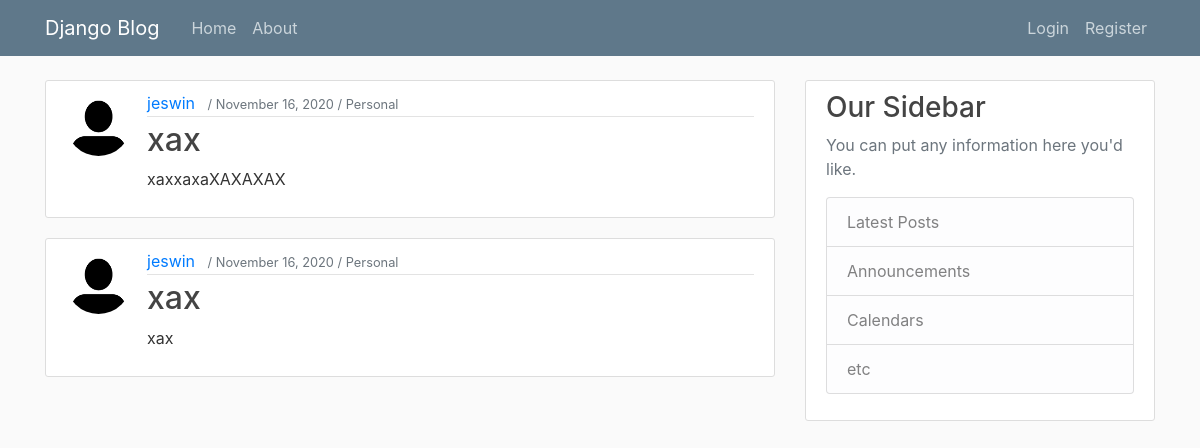
The app's page /, older data.
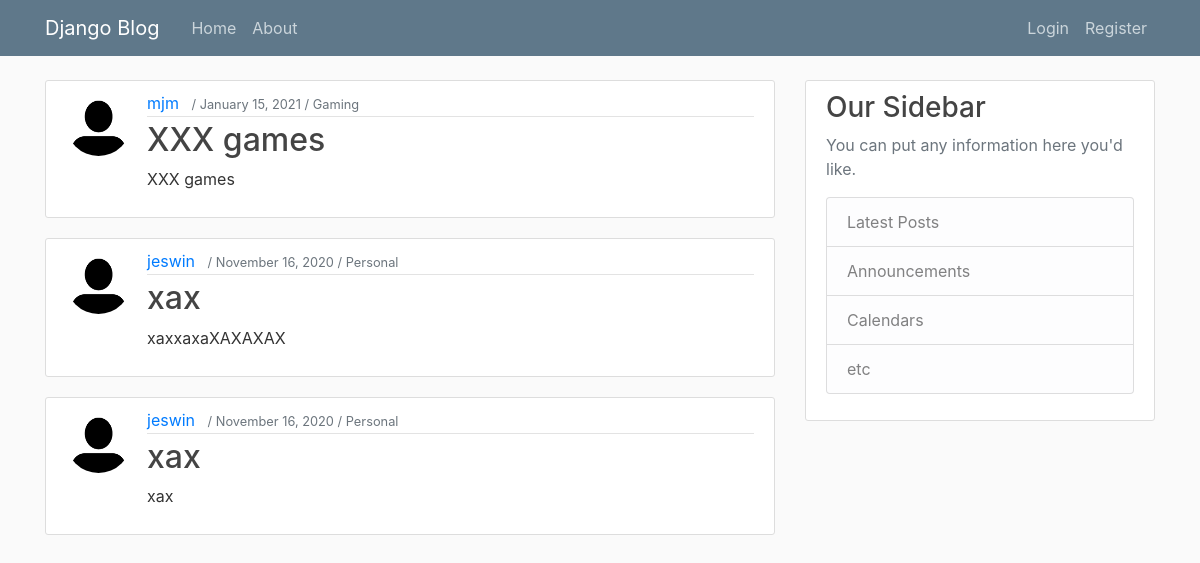
The same page, newer data.
### blog/models.py (models this page shows, shortened)
class Post(models.Model):
    BLOG_CHOICES=[
        ("Personal","Personal"),
        ("Food","Food"),
        ("Travel","Travel"),
        ("Technology","Technology"),
        ("Fashion","Fashion"),
        ("Movies","Movies"),
        ("Politics","Politics"),
        ("Gaming","Gaming"),
        ("Business","Business"),
        ("Sports","Sports"),
        ]
    title = models.CharField(max_length=100)
    content = models.TextField()
    category = models.CharField(max_length=20, choices=BLOG_CHOICES, default="Personal")
    date_posted = models.DateTimeField(default=timezone.now)
    author = models.ForeignKey(User, on_delete=models.CASCADE)
    class Meta:
        ordering = ['-date_posted']

### users/models.py (models this page shows, shortened)
class Profile(models.Model):
    user = models.OneToOneField(User, on_delete=models.CASCADE)
    image = models.ImageField(default='default.jpg', upload_to='profile_pics')

### blog/views.py (the view)
# urls.py: path('', PostListView.as_view(), name='blog-home'),
class PostListView(ListView):
    model = Post
    template_name = 'blog/home.html'  # <app>/<model>_<viewtype>.html
    context_object_name = 'posts'
    paginate_by = 5

### blog/templates/blog/home.html (shortened to what this page needs)
{% extends "blog/base.html" %}
{% block content %}
    {% for post in posts %}
        <article class="media content-section">
          <img class="rounded-circle article-img" src="{{ post.author.profile.image.url }}">
          <div class="media-body">
            <div class="article-metadata">
              <a class="mr-2" href="#">{{ post.author }}</a>
              <small class="text-muted">/ {{ post.date_posted|date:"F d, Y" }} / </small>
              <small class="text-muted">{{post.category}}</small>
            </div>
            <h2><a class="article-title" href="{% url 'post-detail' post.id %}">{{ post.title }}</a></h2>
            <p class="article-content">{{ post.content }}</p>
          </div>
        </article>
    {% endfor %}
{% endblock content %}

### blog/templates/blog/base.html (shortened to what this page needs)
{% load static %}
<!DOCTYPE html>
<html>
<head>
    <link rel="stylesheet" href="https://maxcdn.bootstrapcdn.com/bootstrap/4.0.0/css/bootstrap.min.css">
    <link rel="stylesheet" type="text/css" href="{% static 'blog/main.css' %}">
</head>
<body>
    <header class="site-header">
      <nav class="navbar navbar-expand-md navbar-dark bg-steel fixed-top">
        <div class="container">
          <a class="navbar-brand mr-4" href="{% url 'blog-home' %}">Django Blog</a>
          <div class="collapse navbar-collapse" id="navbarToggle">
            <div class="navbar-nav mr-auto">
              <a class="nav-item nav-link" href="{% url 'blog-home' %}">Home</a>
              <a class="nav-item nav-link" href="{% url 'blog-about' %}">About</a>
            </div>
            <div class="navbar-nav">
              {% if user.is_authenticated %}
                <form action="/action_page.php">
                  <input list="browsers" name="browser">
                  <datalist id="browsers">
                    <option value="Personal">
                    <option value="Food">
                    <option value="Travel">
                    <option value="Technology">
                    <option value="Fashion">
                    <option value="Movies">
                    <option value="Politics">
                    <option value="Gaming">
                    <option value="Business">
                    <option value="Sports">
                  </datalist>
                  <input type="submit" value="Search">
                </form>
                <a class="nav-item nav-link" href="{% url 'post-create' %}">New Post</a>
                <a class="nav-item nav-link" href="{% url 'profile' %}">Profile</a>
                <a class="nav-item nav-link" href="{% url 'logout' %}">Logout</a>
              {% else %}
                <a class="nav-item nav-link" href="{% url 'login' %}">Login</a>
                <a class="nav-item nav-link" href="{% url 'register' %}">Register</a>
              {% endif %}
            </div>
          </div>
        </div>
      </nav>
    </header>
    <main role="main" class="container">
      <div class="row">
        <div class="col-md-8">
          {% block content %}{% endblock %}
        </div>
        <div class="col-md-4">
          <div class="content-section">
            <h3>Our Sidebar</h3>
            <p class='text-muted'>You can put any information here you'd like.
              <ul class="list-group">
                <li class="list-group-item list-group-item-light">Latest Posts</li>
                <li class="list-group-item list-group-item-light">Announcements</li>
                <li class="list-group-item list-group-item-light">Calendars</li>
                <li class="list-group-item list-group-item-light">etc</li>
              </ul>
            </p>
          </div>
        </div>
      </div>
    </main>
</body>
</html>

### blog/static/blog/main.css (style rules this page uses)
body { background: #fafafa; color: #333333; margin-top: 5rem; }
h1, h2, h3, h4, h5, h6 { color: #444444; }
ul { margin: 0; }
.bg-steel { background-color: #5f788a; }
.site-header .navbar-nav .nav-link { color: #cbd5db; }
.content-section { background: #ffffff; padding: 10px 20px; border: 1px solid #dddddd; border-radius: 3px; margin-bottom: 20px; }
.article-title { color: #444444; }
.article-content { white-space: pre-line; }
.article-img { height: 65px; width: 65px; margin-right: 16px; }
.article-metadata { padding-bottom: 1px; margin-bottom: 4px; border-bottom: 1px solid #e3e3e3 }

Row changes from the older to the newer data that the page shows:
added Post: author.profile.image (placeholder picture), author "mjm", date_posted "January 15, 2021", category "Gaming", title "XXX games", content "XXX games"
